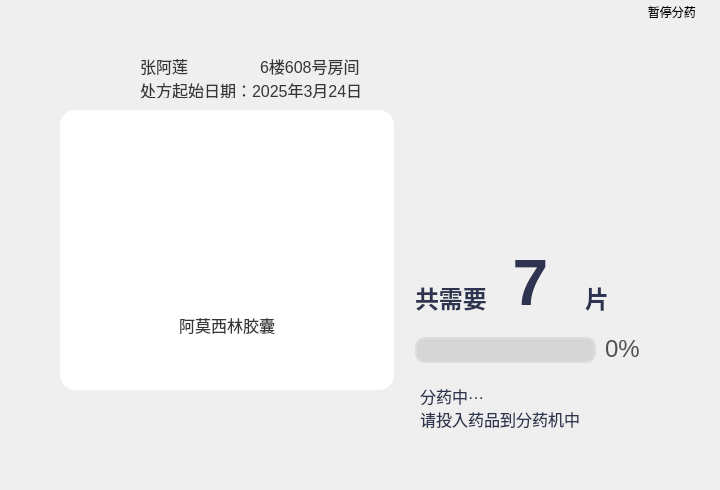
      <widget class="QWidget" name="dispense_page">
       <layout class="QGridLayout" name="gridLayout_2">
        <property name="leftMargin">
         <number>0</number>
        </property>
        <property name="topMargin">
         <number>0</number>
        </property>
        <property name="rightMargin">
         <number>0</number>
        </property>
        <property name="bottomMargin">
         <number>0</number>
        </property>
        <property name="spacing">
         <number>0</number>
        </property>
        <item row="1" column="0" colspan="3">
         <widget class="QWidget" name="drug_info_widget" native="true">
          <property name="minimumSize">
           <size>
            <width>400</width>
            <height>390</height>
           </size>
          </property>
          <property name="maximumSize">
           <size>
            <width>1677215</width>
            <height>16777215</height>
           </size>
          </property>
          <property name="styleSheet">
           <string notr="true">QWidget
{
border: none;
	background-color: rgba(255, 255, 255, 0);
}</string>
          </property>
          <widget class="QWidget" name="drug_card" native="true">
           <property name="geometry">
            <rect>
             <x>60</x>
             <y>10</y>
             <width>334</width>
             <height>280</height>
            </rect>
           </property>
           <property name="styleSheet">
            <string notr="true">QWidget
{
border-radius: 15px;
background: #FFF;
}</string>
           </property>
           <layout class="QVBoxLayout" name="verticalLayout_2">
            <property name="spacing">
             <number>0</number>
            </property>
            <property name="leftMargin">
             <number>17</number>
            </property>
            <property name="topMargin">
             <number>17</number>
            </property>
            <property name="rightMargin">
             <number>17</number>
            </property>
            <property name="bottomMargin">
             <number>0</number>
            </property>
            <item>
             <widget class="QLabel" name="current_drug_img">
              <property name="styleSheet">
               <string notr="true">QLabel
{
border-radius: 15px;
}</string>
              </property>
              <property name="text">
               <string/>
              </property>
              <property name="pixmap">
               <pixmap>imgs/阿莫西林.png</pixmap>
              </property>
              <property name="scaledContents">
               <bool>true</bool>
              </property>
              <property name="alignment">
               <set>Qt::AlignBottom|Qt::AlignHCenter</set>
              </property>
             </widget>
            </item>
            <item>
             <widget class="QLabel" name="current_drug">
              <property name="minimumSize">
               <size>
                <width>0</width>
                <height>63</height>
               </size>
              </property>
              <property name="styleSheet">
               <string notr="true">QLabel
{
color: #363636;
text-align: center;

/* 二级标题 */
font-family: &quot;Source Han Sans SC&quot;;
font-size: 16px;
font-style: normal;
font-weight: 400;
line-height: normal;
}</string>
              </property>
              <property name="text">
               <string>阿莫西林胶囊</string>
              </property>
              <property name="scaledContents">
               <bool>true</bool>
              </property>
              <property name="alignment">
               <set>Qt::AlignCenter</set>
              </property>
             </widget>
            </item>
           </layout>
          </widget>
         </widget>
        </item>
        <item row="0" column="0" colspan="3">
         <widget class="QWidget" name="patient_info_widget" native="true">
          <property name="minimumSize">
           <size>
            <width>0</width>
            <height>100</height>
           </size>
          </property>
          <property name="maximumSize">
           <size>
            <width>16777215</width>
            <height>16777215</height>
           </size>
          </property>
          <property name="styleSheet">
           <string notr="true">QWidget
{
	border: none;
	background-color: rgba(255, 255, 255, 0);
}</string>
          </property>
          <widget class="QLabel" name="prescription_data">
           <property name="geometry">
            <rect>
             <x>140</x>
             <y>82</y>
             <width>241</width>
             <height>16</height>
            </rect>
           </property>
           <property name="styleSheet">
            <string notr="true">QLabel
{
color: #363636;
font-family: &quot;Source Han Sans SC&quot;;
font-size: 16px;
font-style: normal;
font-weight: 400;
line-height: normal;
}</string>
           </property>
           <property name="text">
            <string>处方起始日期：2025年3月24日</string>
           </property>
          </widget>
          <widget class="QLabel" name="patient_name">
           <property name="geometry">
            <rect>
             <x>140</x>
             <y>50</y>
             <width>81</width>
             <height>31</height>
            </rect>
           </property>
           <property name="styleSheet">
            <string notr="true">QLabel
{
color: #363636;
font-family: &quot;Source Han Sans SC&quot;;
font-size: 16px;
font-style: normal;
font-weight: 400;
line-height: normal;
}</string>
           </property>
           <property name="text">
            <string>张阿莲</string>
           </property>
          </widget>
          <widget class="QLabel" name="room_msg">
           <property name="geometry">
            <rect>
             <x>260</x>
             <y>50</y>
             <width>131</width>
             <height>31</height>
            </rect>
           </property>
           <property name="styleSheet">
            <string notr="true">QLabel
{
color: #363636;
font-family: &quot;Source Han Sans SC&quot;;
font-size: 16px;
font-style: normal;
font-weight: 400;
line-height: normal;
}</string>
           </property>
           <property name="text">
            <string>6楼608号房间</string>
           </property>
          </widget>
          <widget class="QLabel" name="patient_img">
           <property name="geometry">
            <rect>
             <x>60</x>
             <y>44</y>
             <width>67</width>
             <height>67</height>
            </rect>
           </property>
           <property name="styleSheet">
            <string notr="true">QLabel
{
}</string>
           </property>
           <property name="text">
            <string/>
           </property>
           <property name="pixmap">
            <pixmap>imgs/patient.png</pixmap>
           </property>
           <property name="scaledContents">
            <bool>true</bool>
           </property>
          </widget>
         </widget>
        </item>
        <item row="0" column="3" rowspan="2">
         <widget class="QWidget" name="dispense_info_widget" native="true">
          <property name="minimumSize">
           <size>
            <width>320</width>
            <height>0</height>
           </size>
          </property>
          <layout class="QVBoxLayout" name="verticalLayout_3">
           <property name="leftMargin">
            <number>0</number>
           </property>
           <property name="topMargin">
            <number>0</number>
           </property>
           <property name="rightMargin">
            <number>0</number>
           </property>
           <property name="bottomMargin">
            <number>0</number>
           </property>
           <item>
            <widget class="QWidget" name="widget_2" native="true">
             <widget class="QLabel" name="stop_dispensing_msg">
              <property name="geometry">
               <rect>
                <x>218</x>
                <y>1</y>
                <width>81</width>
                <height>21</height>
               </rect>
              </property>
              <property name="styleSheet">
               <string notr="true">QLabel
{
color: #000;

/* 三级标题 */
font-family: &quot;Source Han Sans SC&quot;;
font-size: 12px;
font-style: normal;
font-weight: 400;
line-height: normal;
}</string>
              </property>
              <property name="text">
               <string>         暂停分药</string>
              </property>
             </widget>
             <widget class="QPushButton" name="stop_dispensing_button">
              <property name="geometry">
               <rect>
                <x>290</x>
                <y>0</y>
                <width>24</width>
                <height>24</height>
               </rect>
              </property>
              <property name="styleSheet">
               <string notr="true">QPushButton {
    border: none;
    background-color: transparent;
    outline: none;
}

QPushButton:hover {
    background-color: rgba(200, 200, 200, 50);
    border-radius: 5px;
}

QPushButton:pressed {
    background-color: rgba(150, 150, 150, 100);
}</string>
              </property>
              <property name="text">
               <string/>
              </property>
              <property name="icon">
               <iconset>
                <normaloff>imgs/stop_dispensing.png</normaloff>imgs/stop_dispensing.png</iconset>
              </property>
              <property name="iconSize">
               <size>
                <width>12</width>
                <height>12</height>
               </size>
              </property>
             </widget>
             <widget class="QLabel" name="camera_label">
              <property name="geometry">
               <rect>
                <x>10</x>
                <y>40</y>
                <width>291</width>
                <height>181</height>
               </rect>
              </property>
              <property name="text">
               <string/>
              </property>
             </widget>
            </widget>
           </item>
           <item>
            <widget class="QWidget" name="widget" native="true">
             <widget class="QLabel" name="pills_num_msg_3">
              <property name="geometry">
               <rect>
                <x>185</x>
                <y>29</y>
                <width>31</width>
                <height>41</height>
               </rect>
              </property>
              <property name="styleSheet">
               <string notr="true">QLabel
{
color: #2E344F;
font-family: &quot;Source Han Sans SC&quot;;
font-size: 24px;
font-style: normal;
font-weight: 700;
line-height: normal;
}</string>
              </property>
              <property name="text">
               <string>片</string>
              </property>
             </widget>
             <widget class="QLabel" name="pills_num_msg_2">
              <property name="geometry">
               <rect>
                <x>75</x>
                <y>-1</y>
                <width>111</width>
                <height>71</height>
               </rect>
              </property>
              <property name="styleSheet">
               <string notr="true">QLabel
{
color: #2E344F;
text-align: center;
font-family: &quot;Source Han Sans SC&quot;;
font-size: 64px;
font-style: normal;
font-weight: 700;
line-height: normal;
}</string>
              </property>
              <property name="text">
               <string>7</string>
              </property>
              <property name="alignment">
               <set>Qt::AlignCenter</set>
              </property>
             </widget>
             <widget class="QLabel" name="progressBar_percentage">
              <property name="geometry">
               <rect>
                <x>205</x>
                <y>80</y>
                <width>71</width>
                <height>41</height>
               </rect>
              </property>
              <property name="styleSheet">
               <string notr="true">QLabel
{
color: #515151;
font-family: &quot;Source Han Sans SC&quot;;
font-size: 24px;
font-style: normal;
font-weight: 400;
line-height: normal;
}</string>
              </property>
              <property name="text">
               <string>0%</string>
              </property>
             </widget>
             <widget class="QLabel" name="is_dispensing_msg">
              <property name="geometry">
               <rect>
                <x>20</x>
                <y>137</y>
                <width>271</width>
                <height>21</height>
               </rect>
              </property>
              <property name="styleSheet">
               <string notr="true">QLabel{
color: #2E344F;
font-family: &quot;Source Han Sans SC&quot;;
font-size: 16px;
font-style: normal;
font-weight: 400;
line-height: normal;
}</string>
              </property>
              <property name="text">
               <string>分药中···</string>
              </property>
             </widget>
             <widget class="QLabel" name="pills_num_msg_1">
              <property name="geometry">
               <rect>
                <x>15</x>
                <y>29</y>
                <width>101</width>
                <height>41</height>
               </rect>
              </property>
              <property name="font">
               <font>
                <family>Source Han Sans SC</family>
                <pointsize>-1</pointsize>
                <italic>false</italic>
                <bold>true</bold>
               </font>
              </property>
              <property name="styleSheet">
               <string notr="true">QLabel
{
color: #2E344F;
font-family: &quot;Source Han Sans SC&quot;;
font-size: 24px;
font-style: normal;
font-weight: 700;
line-height: normal;
}</string>
              </property>
              <property name="text">
               <string>共需要</string>
              </property>
             </widget>
             <widget class="QLabel" name="put_pills_in_msg">
              <property name="geometry">
               <rect>
                <x>20</x>
                <y>160</y>
                <width>271</width>
                <height>21</height>
               </rect>
              </property>
              <property name="font">
               <font>
                <family>Source Han Sans SC</family>
                <pointsize>-1</pointsize>
                <italic>false</italic>
                <bold>false</bold>
               </font>
              </property>
              <property name="styleSheet">
               <string notr="true">QLabel{
color: #2E344F;
font-family: &quot;Source Han Sans SC&quot;;
font-size: 16px;
font-style: normal;
font-weight: 400;
line-height: normal;
}</string>
              </property>
              <property name="text">
               <string>请投入药品到分药机中</string>
              </property>
             </widget>
             <widget class="QProgressBar" name="dispense_progressBar">
              <property name="geometry">
               <rect>
                <x>15</x>
                <y>89</y>
                <width>181</width>
                <height>26</height>
               </rect>
              </property>
              <property name="styleSheet">
               <string notr="true">QProgressBar {
    border: 2px solid #ddd;
    border-radius: 10px;  /* 稍微大一点的圆角 */
    background-color: hsla(0, 0%, 84%, 1);
    text-align: center;
    padding: 1px;  /* 内边距 */
}

QProgressBar::chunk {
    background-color: hsla(165, 33%, 62%, 1);
    border-radius: 7px;  /* 比外框小2px */
    margin: 1px;  /* 与padding配合使用 */
}</string>
              </property>
              <property name="value">
               <number>0</number>
              </property>
              <property name="textVisible">
               <bool>false</bool>
              </property>
             </widget>
            </widget>
           </item>
          </layout>
         </widget>
        </item>
       </layout>
      </widget>
